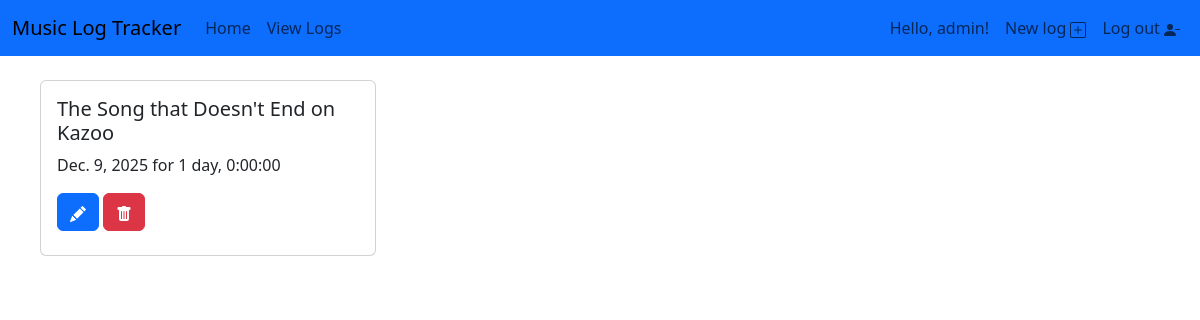
The app's page /view_logs/new_guy/ (signed in) with its own data.
### tracker/models.py (models this page shows)
class Log(models.Model):
    user = models.ForeignKey(
        settings.AUTH_USER_MODEL, on_delete=models.CASCADE
    )
    song = models.CharField(default="General practice", help_text="Name of song practiced.")
    instrument = models.CharField(help_text="Name of instrument practiced.")
    duration = models.DurationField(default="00:00:00", help_text="Time practiced, in hours-minutes-seconds.")
    date = models.DateField(default=timezone.now, help_text="Date practiced.")
    def __str__(self):
        return f"{self.song} on {self.instrument}"

### tracker/views.py (the view)
# urls.py: path('view_logs/<str:username>/', views.view_specific_log, name='view_logs'),
@login_required
def view_specific_log(request, username):
    user_id = get_object_or_404(User, username=username)
    logs = Log.objects.filter(user=user_id).order_by('-date')
    context = {
        'logs': logs,
        'can_edit': (request.user.is_superuser or user_id == request.user),
    }
    return render(request, 'tracker/view_logs.html', context)

### tracker/templates/tracker/view_logs.html (shortened to what this page needs)
{% extends 'tracker/base.html' %}
{% block content %}
<div class="container-fluid">
  <div class="row justify-content-start">
    {% for log in logs %}
    <div class="col-md-4">
      <div class="card m-3">
        <div class="card-body">
          <h5 class="card-title">{{ log }}</h5>
          <p class="card-text my-2">{{ log.date }} for {{ log.duration }}</p>
          {% if user.is_authenticated and can_edit %}
            <aside class="actions py-2">
              <a class="btn btn-primary" href="{% url 'edit_log' pk=log.pk %}">
              </a>
              <form style="display: inline-block" action="{% url 'delete_log' pk=log.pk %}" method="POST">
                <button type="submit" class="btn btn-danger">
                </button>
              </form>
            </aside>
          {% endif %}
        </div>
      </div>
    </div>
  {% endfor %}
  </div>
</div>
{% endblock content %}

### tracker/templates/tracker/base.html (shortened to what this page needs)
<!DOCTYPE html>
<html lang="en">
<head>
  {% load django_bootstrap5 %}
  {% bootstrap_css %}
</head>
<body>
  <nav class="navbar navbar-expand-lg navbar-light bg-blue bg-primary">
    <div class="container-fluid m-auto">
      <a class="navbar-brand" href="{% url 'index' %}">Music Log Tracker</a>
      <div class="collapse navbar-collapse" id="navbarSupportedContent">
        <div class="navbar-nav me-auto">
          <a class="nav-item nav-link" href="{% url 'index' %}">Home</a>
          <a class="nav-item nav-link" href="{% url 'view_logs' %}">View Logs</a>
        </div>
        <div class="navbar-nav ml-auto">
          {% if user.is_authenticated %}
            <a class="nav-item nav-link" href="{% url 'view_logs' username=user.username %}">Hello, {{ user.username }}!</a>
            <a class="nav-item nav-link" href="{% url 'add_log' %}">New log {% include './icons/plus-square.svg' %}</a>
            <form action="{% url 'accounts:logout' %}" method="post">
              <button type="submit" class="nav-item nav-link">
                Log out {% include './icons/person-dash-fill.svg' %}
              </button>
            </form>
          {% else %}
            <a class="nav-item nav-link" href="{% url 'accounts:login' %}">Log in {% include './icons/person-circle.svg' %}</a>
            <a class="nav-item nav-link" href="{% url 'accounts:register' %}">Register {% include './icons/person-plus-fill.svg' %}</a>
          {% endif %}
        </div>
      </div>
    </div>
  </nav>
  <div class="container-fluid mx-auto my-2">
    {% block content %}
    {% endblock content %}
  </div>
</body>
</html>

### records on screen
Log: song+instrument "The Song that Doesn't End on Kazoo", date "Dec. 9, 2025", duration "1 day, 0:00:00"

### other values on screen
{{ user.username }} "admin"
